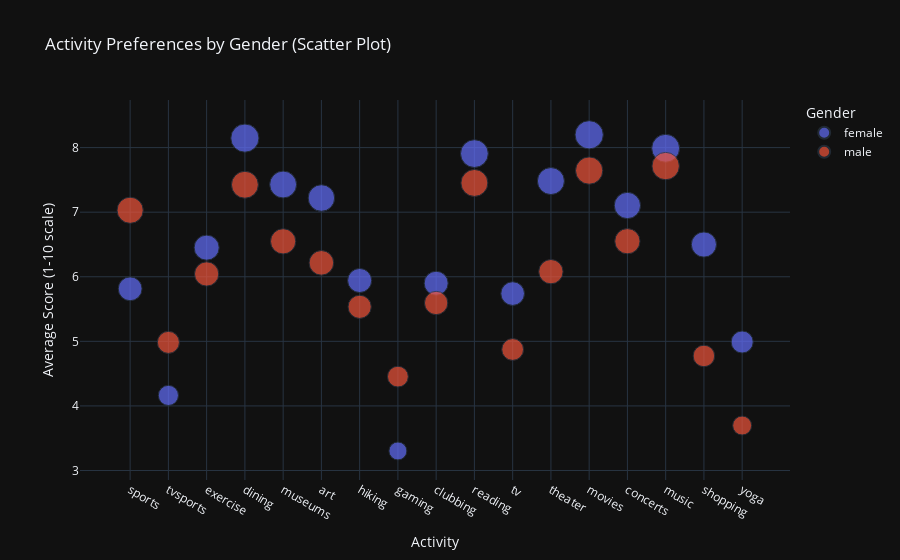

The cell this chart's notebook holds for it:
### Code cell
import plotly.express as px

# Sélectionner les colonnes d'activités et les regrouper par genre pour obtenir la moyenne
columns_of_interest = ['sports', 'tvsports', 'exercise', 'dining', 'museums', 'art', 'hiking', 'gaming', 'clubbing',
                       'reading', 'tv', 'theater', 'movies', 'concerts', 'music', 'shopping', 'yoga']

# Calculer la moyenne des réponses pour chaque genre
activity_by_gender = df.groupby('gender')[columns_of_interest].mean().reset_index()

# Transformer les données pour les adapter au scatter plot (melt)
activity_melted = pd.melt(activity_by_gender, id_vars='gender', var_name='Activity', value_name='Average Score')

# Créer le scatter plot interactif
fig = px.scatter(activity_melted, x='Activity', y='Average Score', color='gender',
                 title='Activity Preferences by Gender (Scatter Plot)',
                 labels={'gender': 'Gender', 'Average Score': 'Average Score (1-10 scale)'},
                 hover_name='Activity', 
                 size='Average Score', 
                 template='plotly_dark')

# Afficher le graphique interactif
fig.show()

### Figure 1 — Plotly figure (JSON) as saved in the notebook; plotly's stock layout.template omitted (floating-point values rounded to 4 significant figures)
{"data": [{"hovertemplate": "<b>%{hovertext}</b><br><br>Gender=female<br>Activity=%{x}<br>Average Score (1-10 scale)=%{marker.size}<extra></extra>", "hovertext": ["sports", "tvsports", "exercise", "dining", "museums", "art", "hiking", "gaming", "clubbing", "reading", "tv", "theater", "movies", "concerts", "music", "shopping", "yoga"], "legendgroup": "female", "marker": {"color": "#636efa", "size": [5.813, 4.162, 6.451, 8.147, 7.428, 7.22, 5.942, 3.302, 5.9, 7.907, 5.739, 7.482, 8.198, 7.104, 7.99, 6.499, 4.99], "sizemode": "area", "sizeref": 0.0205, "symbol": "circle"}, "mode": "markers", "name": "female", "orientation": "v", "showlegend": true, "type": "scatter", "x": ["sports", "tvsports", "exercise", "dining", "museums", "art", "hiking", "gaming", "clubbing", "reading", "tv", "theater", "movies", "concerts", "music", "shopping", "yoga"], "xaxis": "x", "y": [5.813, 4.162, 6.451, 8.147, 7.428, 7.22, 5.942, 3.302, 5.9, 7.907, 5.739, 7.482, 8.198, 7.104, 7.99, 6.499, 4.99], "yaxis": "y"}, {"hovertemplate": "<b>%{hovertext}</b><br><br>Gender=male<br>Activity=%{x}<br>Average Score (1-10 scale)=%{marker.size}<extra></extra>", "hovertext": ["sports", "tvsports", "exercise", "dining", "museums", "art", "hiking", "gaming", "clubbing", "reading", "tv", "theater", "movies", "concerts", "music", "shopping", "yoga"], "legendgroup": "male", "marker": {"color": "#EF553B", "size": [7.03, 4.984, 6.043, 7.425, 6.548, 6.215, 5.534, 4.453, 5.594, 7.453, 4.874, 6.079, 7.644, 6.55, 7.714, 4.774, 3.696], "sizemode": "area", "sizeref": 0.0205, "symbol": "circle"}, "mode": "markers", "name": "male", "orientation": "v", "showlegend": true, "type": "scatter", "x": ["sports", "tvsports", "exercise", "dining", "museums", "art", "hiking", "gaming", "clubbing", "reading", "tv", "theater", "movies", "concerts", "music", "shopping", "yoga"], "xaxis": "x", "y": [7.03, 4.984, 6.043, 7.425, 6.548, 6.215, 5.534, 4.453, 5.594, 7.453, 4.874, 6.079, 7.644, 6.55, 7.714, 4.774, 3.696], "yaxis": "y"}], "layout": {"legend": {"itemsizing": "constant", "title": {"text": "Gender"}, "tracegroupgap": 0}, "title": {"text": "Activity Preferences by Gender (Scatter Plot)"}, "xaxis": {"anchor": "y", "domain": [0, 1], "title": {"text": "Activity"}}, "yaxis": {"anchor": "x", "domain": [0, 1], "title": {"text": "Average Score (1-10 scale)"}}}}
